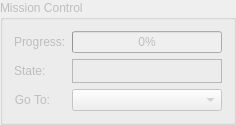
         <widget class="QGroupBox" name="missionControlGroupBox">
          <property name="enabled">
           <bool>false</bool>
          </property>
          <property name="title">
           <string>Mission Control</string>
          </property>
          <layout class="QFormLayout" name="formLayout">
           <property name="fieldGrowthPolicy">
            <enum>QFormLayout::AllNonFixedFieldsGrow</enum>
           </property>
           <item row="0" column="0">
            <widget class="QLabel" name="label_4">
             <property name="text">
              <string>Progress:</string>
             </property>
            </widget>
           </item>
           <item row="0" column="1">
            <widget class="QProgressBar" name="missionProgressBar">
             <property name="value">
              <number>0</number>
             </property>
             <property name="invertedAppearance">
              <bool>false</bool>
             </property>
            </widget>
           </item>
           <item row="1" column="0">
            <widget class="QLabel" name="stateLabelLabel">
             <property name="text">
              <string>State:</string>
             </property>
            </widget>
           </item>
           <item row="1" column="1">
            <widget class="QLabel" name="stateLabel">
             <property name="sizePolicy">
              <sizepolicy hsizetype="Expanding" vsizetype="Preferred">
               <horstretch>0</horstretch>
               <verstretch>0</verstretch>
              </sizepolicy>
             </property>
             <property name="minimumSize">
              <size>
               <width>150</width>
               <height>0</height>
              </size>
             </property>
             <property name="font">
              <font>
               <family>Sans Serif</family>
               <pointsize>12</pointsize>
               <weight>75</weight>
               <bold>true</bold>
              </font>
             </property>
             <property name="frameShape">
              <enum>QFrame::StyledPanel</enum>
             </property>
             <property name="frameShadow">
              <enum>QFrame::Sunken</enum>
             </property>
             <property name="text">
              <string/>
             </property>
            </widget>
           </item>
           <item row="2" column="0">
            <widget class="QLabel" name="label_27">
             <property name="text">
              <string>Go To:</string>
             </property>
             <property name="alignment">
              <set>Qt::AlignRight|Qt::AlignTrailing|Qt::AlignVCenter</set>
             </property>
             <property name="buddy">
              <cstring>stateComboBox</cstring>
             </property>
            </widget>
           </item>
           <item row="2" column="1">
            <widget class="QComboBox" name="stateComboBox">
             <property name="sizeAdjustPolicy">
              <enum>QComboBox::AdjustToContents</enum>
             </property>
            </widget>
           </item>
          </layout>
         </widget>
